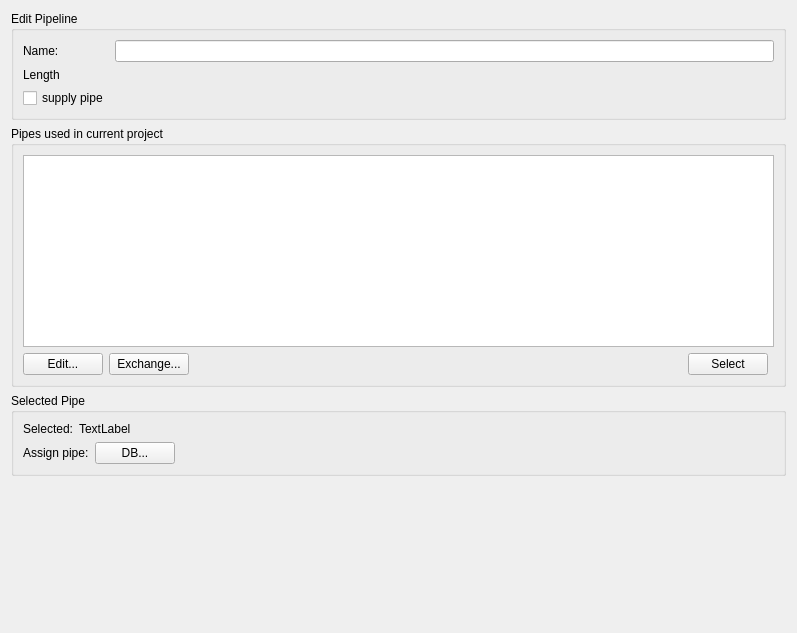
<?xml version="1.0" encoding="UTF-8"?>
<ui version="4.0">
 <class>SVPropNetworkEdgesWidget</class>
 <widget class="QWidget" name="SVPropNetworkEdgesWidget">
  <property name="geometry">
   <rect>
    <x>0</x>
    <y>0</y>
    <width>797</width>
    <height>633</height>
   </rect>
  </property>
  <property name="windowTitle">
   <string>Form</string>
  </property>
  <layout class="QVBoxLayout" name="verticalLayout">
   <item>
    <widget class="QGroupBox" name="groupBoxEdge">
     <property name="title">
      <string>Edit Pipeline</string>
     </property>
     <layout class="QGridLayout" name="gridLayout">
      <item row="2" column="0">
       <widget class="QLabel" name="label_11">
        <property name="text">
         <string>Length</string>
        </property>
       </widget>
      </item>
      <item row="0" column="0">
       <widget class="QLabel" name="label_22">
        <property name="text">
         <string>Name:</string>
        </property>
       </widget>
      </item>
      <item row="0" column="1">
       <widget class="QLineEdit" name="lineEditEdgeDisplayName"/>
      </item>
      <item row="2" column="1">
       <widget class="QLabel" name="labelPipeLength">
        <property name="text">
         <string/>
        </property>
       </widget>
      </item>
      <item row="3" column="0">
       <widget class="QCheckBox" name="checkBoxSupplyPipe">
        <property name="text">
         <string>supply pipe</string>
        </property>
       </widget>
      </item>
     </layout>
    </widget>
   </item>
   <item>
    <widget class="QGroupBox" name="groupBoxCurrentPipes">
     <property name="title">
      <string>Pipes used in current project</string>
     </property>
     <layout class="QGridLayout" name="gridLayout_5">
      <item row="1" column="1">
       <widget class="QPushButton" name="pushButtonExchangePipe">
        <property name="text">
         <string>Exchange...</string>
        </property>
        <property name="iconSize">
         <size>
          <width>24</width>
          <height>24</height>
         </size>
        </property>
       </widget>
      </item>
      <item row="1" column="3">
       <widget class="QPushButton" name="pushButtonSelectEdgesWithPipe">
        <property name="text">
         <string>Select</string>
        </property>
        <property name="iconSize">
         <size>
          <width>24</width>
          <height>24</height>
         </size>
        </property>
       </widget>
      </item>
      <item row="0" column="0" colspan="5">
       <widget class="QTableWidget" name="tableWidgetPipes"/>
      </item>
      <item row="1" column="0">
       <widget class="QPushButton" name="pushButtonEditPipe">
        <property name="text">
         <string>Edit...</string>
        </property>
        <property name="iconSize">
         <size>
          <width>24</width>
          <height>24</height>
         </size>
        </property>
       </widget>
      </item>
      <item row="1" column="2">
       <spacer name="horizontalSpacer">
        <property name="orientation">
         <enum>Qt::Horizontal</enum>
        </property>
        <property name="sizeHint" stdset="0">
         <size>
          <width>280</width>
          <height>20</height>
         </size>
        </property>
       </spacer>
      </item>
     </layout>
    </widget>
   </item>
   <item>
    <widget class="QGroupBox" name="groupBoxSelectedPipe">
     <property name="title">
      <string>Selected Pipe</string>
     </property>
     <layout class="QGridLayout" name="gridLayout_4">
      <item row="1" column="0" colspan="2">
       <layout class="QHBoxLayout" name="horizontalLayout_3">
        <item>
         <widget class="QLabel" name="label">
          <property name="text">
           <string>Assign pipe:</string>
          </property>
         </widget>
        </item>
        <item>
         <widget class="QPushButton" name="pushButtonAssignPipe">
          <property name="text">
           <string>DB...</string>
          </property>
          <property name="iconSize">
           <size>
            <width>24</width>
            <height>24</height>
           </size>
          </property>
         </widget>
        </item>
        <item>
         <spacer name="horizontalSpacer_2">
          <property name="orientation">
           <enum>Qt::Horizontal</enum>
          </property>
          <property name="sizeHint" stdset="0">
           <size>
            <width>558</width>
            <height>20</height>
           </size>
          </property>
         </spacer>
        </item>
       </layout>
      </item>
      <item row="0" column="1">
       <widget class="QLabel" name="labelSelectedPipe">
        <property name="sizePolicy">
         <sizepolicy hsizetype="Expanding" vsizetype="Preferred">
          <horstretch>0</horstretch>
          <verstretch>0</verstretch>
         </sizepolicy>
        </property>
        <property name="text">
         <string>TextLabel</string>
        </property>
       </widget>
      </item>
      <item row="0" column="0">
       <widget class="QLabel" name="label_6">
        <property name="text">
         <string>Selected:</string>
        </property>
       </widget>
      </item>
     </layout>
    </widget>
   </item>
   <item>
    <spacer name="verticalSpacer_3">
     <property name="orientation">
      <enum>Qt::Vertical</enum>
     </property>
     <property name="sizeHint" stdset="0">
      <size>
       <width>20</width>
       <height>30</height>
      </size>
     </property>
    </spacer>
   </item>
  </layout>
 </widget>
 <resources/>
 <connections/>
</ui>
